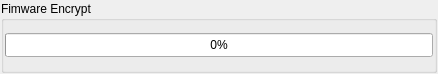
<?xml version="1.0" encoding="UTF-8"?>
<ui version="4.0">
 <class>Form_Encrypt</class>
 <widget class="QWidget" name="Form_Encrypt">
  <property name="geometry">
   <rect>
    <x>0</x>
    <y>0</y>
    <width>438</width>
    <height>74</height>
   </rect>
  </property>
  <property name="windowTitle">
   <string>Form</string>
  </property>
  <layout class="QVBoxLayout" name="verticalLayout_2">
   <property name="spacing">
    <number>1</number>
   </property>
   <property name="leftMargin">
    <number>1</number>
   </property>
   <property name="topMargin">
    <number>1</number>
   </property>
   <property name="rightMargin">
    <number>1</number>
   </property>
   <property name="bottomMargin">
    <number>1</number>
   </property>
   <item>
    <widget class="QGroupBox" name="groupBox">
     <property name="title">
      <string>Fimware Encrypt</string>
     </property>
     <layout class="QVBoxLayout" name="verticalLayout">
      <property name="spacing">
       <number>1</number>
      </property>
      <property name="leftMargin">
       <number>1</number>
      </property>
      <property name="topMargin">
       <number>1</number>
      </property>
      <property name="rightMargin">
       <number>1</number>
      </property>
      <property name="bottomMargin">
       <number>1</number>
      </property>
      <item>
       <widget class="QProgressBar" name="m_progressBar">
        <property name="minimumSize">
         <size>
          <width>400</width>
          <height>24</height>
         </size>
        </property>
        <property name="value">
         <number>0</number>
        </property>
       </widget>
      </item>
     </layout>
    </widget>
   </item>
  </layout>
 </widget>
 <resources/>
 <connections/>
</ui>
